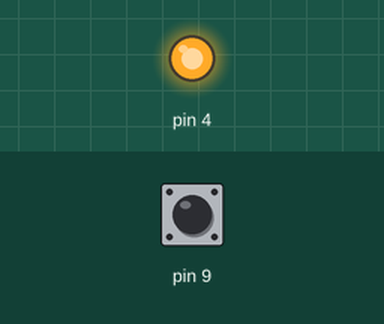
Simulated run of this sketch. Board: Arduino Uno, built with avr-gcc and run on an emulated ATmega328P. Shown: output pins drawn as LEDs (lit = HIGH). The inputs (shaded band) are chosen by the test bench; at power-on: pin 9 LOW. What the sketch prints to the serial monitor is not drawn.

Above: at 1.2 s.
1.3 s: pin 9 driven HIGH
2.8 s: pin 9 driven LOW
4.3 s: pin 9 pulsed HIGH 2 times (0.12 s each, 0.3 s apart)
6.4 s: pin 9 pulsed HIGH 5 times (0.12 s each, 0.3 s apart)
Timing chart, 0 to 9.4 s (numbered marks = the images above; inputs shaded):
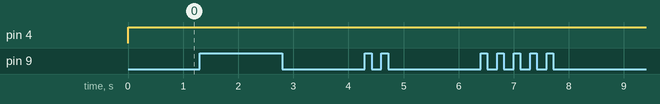

Measured:
- after the input at 1.3 s, every drawn part: stays the same
- after the input at 2.8 s, every drawn part: stays the same
- after the input at 4.3 s, every drawn part: stays the same
- after the input at 6.4 s, every drawn part: stays the same

The sketch:

bottom_led.ino
```cpp
int estadoBotao = 0;


void setup() {
  pinMode(4, OUTPUT);
  pinMode(9, INPUT);
  Serial.begin(9600);

}
int num = 0;

void loop() {
  //digitalWrite(4, LOW);
  digitalWrite(4, HIGH);


   if (digitalRead(9) == HIGH){
      while(digitalRead(9) == HIGH){
        num = 1;
      }
    }else{
      num = 0;
    }
  Serial.write(num);
}
```
